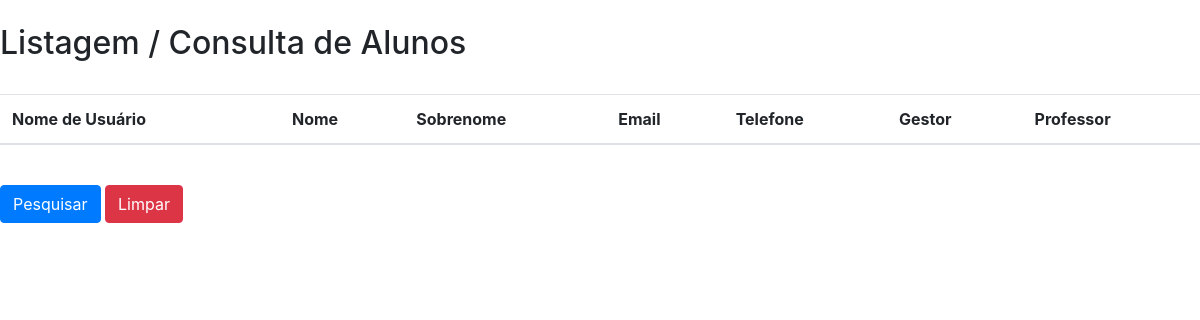
/alunos/, run on an earlier commit of the app's database.
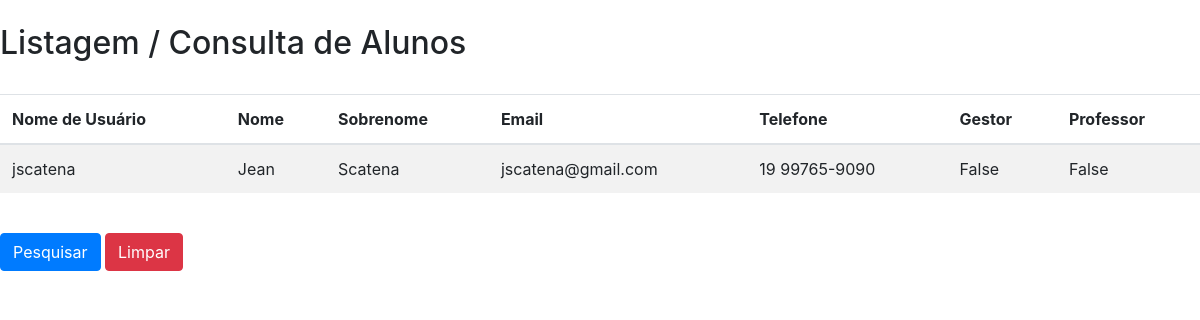
And on a later commit of the database.
### academia/models.py (models this page shows)
class Usuarios(models.Model):
  id = models.BigAutoField(primary_key=True) # chave primaria
  user = models.ForeignKey(User, on_delete = models.CASCADE)
  convmedico = models.CharField(max_length=15)
  urgtel = models.CharField(max_length=15, blank=False,default='')
  celular = models.CharField(max_length=15, blank=False)
  endereco = models.CharField(max_length=40, blank=False)
  numero = models.IntegerField(blank=False)
  bairro = models.CharField(max_length=20, blank=False)
  cidade = models.CharField(max_length=25, blank=False)
  estado = models.CharField(max_length=2, blank=False)
  professor = models.BooleanField(default=False)
  aluno = models.BooleanField(default=False)
  gestor = models.BooleanField(default=False)

### academia/views.py (the view)
# urls.py: path('alunos/', views.lista_alunos, name="alunos"),
def lista_alunos(request):
  alunos = Usuarios.objects.filter(aluno__iexact=1)# Select Where aluno=True
  return render(request, 'consultas/alunos.html', {'alunos':alunos})

### templates/consultas/alunos.html (shortened to what this page needs)
<!DOCTYPE html>
<html>
  <head>
    {% load widget_tweaks %}
    <link rel="stylesheet" href="https://stackpath.bootstrapcdn.com/bootstrap/4.5.0/css/bootstrap.min.css">
  </head>
  <body>
    <form role="form" action="{% url 'alunos' %}" method="POST">
      <br>
      <h2> Listagem / Consulta de Alunos </h2>
      <br>
      <table class="table table-striped">
            <thead>
              <tr>
                <th>Nome de Usuário</th>
                <th>Nome</th>
                <th>Sobrenome</th>
                <th>Email</th>
                <th>Telefone</th>
                <th>Gestor</th>
                <th>Professor</th>
              </tr>
            </thead>
            <tbody>
              {% for aluno in alunos %}
                <tr>
                  <td>{{aluno.user.username}}</td>
                  <td>{{aluno.user.first_name}}</td>
                  <td>{{aluno.user.last_name}}</td>
                  <td>{{aluno.user.email}}</td>
                  <td>{{aluno.celular}}</td>
                  <td>{{aluno.gestor}}</td>
                  <td>{{aluno.professor}}</td>
                </tr>
            {% endfor %}
            </tbody>
          </table>
      <br>
      <button type="submit" class="btn btn-primary"> Pesquisar </button>
      <button type="reset" class="btn btn-danger"> Limpar </button>
    </form>
  </body>
</html>

What changed in the data, as far as the page shows it:
added Usuarios: user.username "jscatena", user.first_name "Jean", user.last_name "Scatena", user.email "jscatena@gmail.com", celular "19 99765-9090", gestor "False", professor "False"
